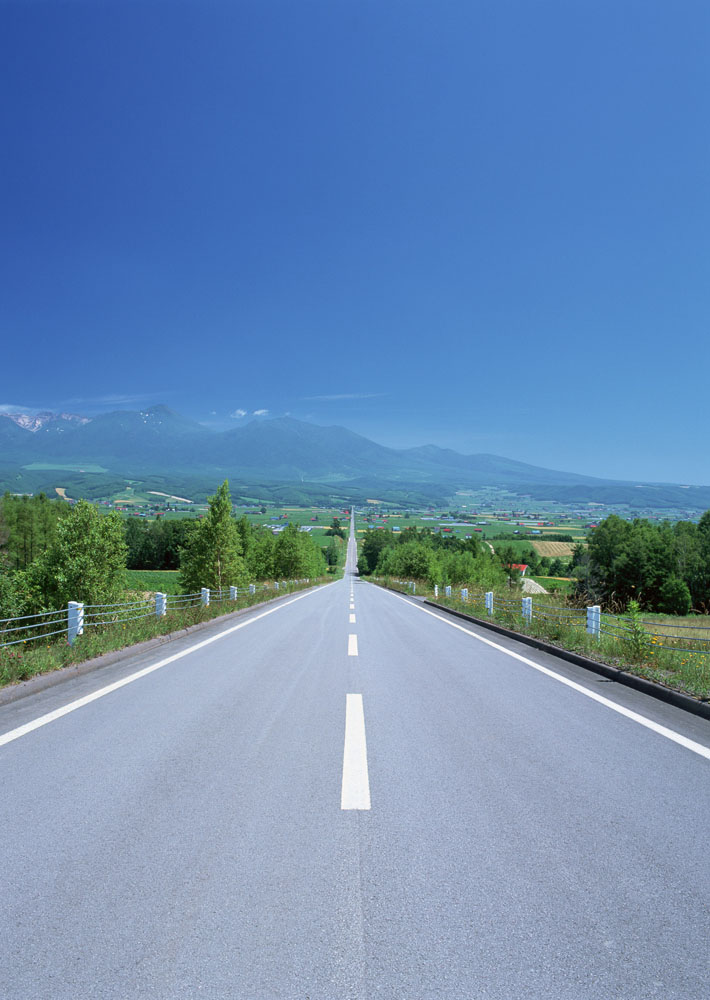
//> input picture img/road.jpg, 710 x 1000 px, given in place of 4.mp4, which was not available
$ ./test2   (built with g++ and OpenCV 4)
//> lines starting //> are read from the running program, lines starting //| are printed output that depends on the picture; after the words box and inside, x2 and y2 are one past the last pixel; in counts of white or black regions, pixels touching at a corner belong together; pictures that were not available may be replaced by others from this repository, and a replacement may not be noted
### include/AutoAdjust.h
//
// Created by niracler on 19-1-6.
//


#ifndef ROAD_DETECT_AUTOADJUST_H
#define ROAD_DETECT_AUTOADJUST_H

#include <iostream>
#include <opencv2/core.hpp>
#include <opencv2/imgproc.hpp>
#include <opencv2/highgui.hpp>

using namespace std;
using namespace cv;

void BrightnessAndContrastAuto(const Mat &src, Mat &dst, float clipHistPercent = 0);
int adjustBrightnessContrast(InputArray src, OutputArray dst, int brightness, int contrast);

#endif //ROAD_DETECT_AUTOADJUST_H

### AutoAdjust.h
//
// Created by niracler on 19-1-6.
//


#ifndef ROAD_DETECT_AUTOADJUST_H
#define ROAD_DETECT_AUTOADJUST_H

#include <iostream>
#include <opencv2/core.hpp>
#include <opencv2/imgproc.hpp>
#include <opencv2/highgui.hpp>

using namespace std;
using namespace cv;

void BrightnessAndContrastAuto(const Mat &src, Mat &dst, float clipHistPercent = 0);
int adjustBrightnessContrast(InputArray src, OutputArray dst, int brightness, int contrast);

#endif //ROAD_DETECT_AUTOADJUST_H

### test2.cpp
//
// Created by zzh on 19-1-5.
//
#include <iostream>
#include <opencv2/core.hpp>
#include <opencv2/imgproc.hpp>
#include <opencv2/highgui.hpp>
#include <opencv2/opencv.hpp>
#include "AutoAdjust.hpp" //亮度及对比度自适应方案

using namespace std;
using namespace cv;

Mat getRoi(Mat &input);

Mat imgEnhancement(const Mat &input);

Mat filterMat(Mat &input);

Mat imgMorphological(Mat &input);

Mat blurMat(Mat &input, int dSize);

Mat cannyMat(Mat &input);

Mat drawRect(Mat &input, Mat &frame);


void callback(int, void *);

int main() {
    VideoCapture capture("/home/zzh/4.mp4");
    Mat frame;


    int width = (int) capture.get(3);
    int height = (int) capture.get(4);
    Size s(width / 2, height / 2);
    Mat resize_frame;

    while (capture.read(frame)) {
//> frame is the input picture: 1000 rows x 710 cols, CV_8UC3; mean B, G, R 176.5, 138.7, 105.8
        resize(frame, resize_frame, s);
        Mat temp = Mat::zeros(resize_frame.size(), CV_8UC1);

//        Mat roi = getRoi(resize_frame);
        // 转换HSV颜色空间
        Mat HSV_frame;
        cvtColor(resize_frame, HSV_frame, COLOR_BGR2HSV);
//> HSV_frame: 500 rows x 355 cols, CV_8UC3; mean H, S, V 101.1, 109.2, 181.1

        // 图像增强
        Mat enhance_mat = imgEnhancement(HSV_frame);

        // 提取区域
        Mat filter_mat = filterMat(enhance_mat);

        // 模糊处理
        Mat blur_mat = blurMat(filter_mat, 3);


        // 形态学变换
        Mat morph_mat = imgMorphological(blur_mat);

        // canny边缘处理
//        Mat canny_mat = cannyMat(morph_mat);

        //绘制矩形
        Mat result = drawRect(morph_mat, resize_frame);

        imshow("result", result);
        imshow("morph_mat", morph_mat);
//        imshow("frame", resize_frame);
        if (waitKey(10) == 'q')
            break;
    }
    return 0;
}

Mat getRoi(Mat &input) {
    Rect rect(0, input.rows * 0.2, input.cols, input.rows * 0.8);
    return input(rect);
}

Mat imgEnhancement(const Mat &input) {
    Mat output;
    Mat kernel = (Mat_<int>(3, 3) << 0, -1, 0, -1, 5, -1, 0, -1, 0);
    filter2D(input, output, input.depth(), kernel);
//> output: 500 rows x 355 cols, CV_8UC3; mean H, S, V 101.7, 109.9, 181

    return output;
}

Mat filterMat(Mat &input) {
    Mat output;
    Mat blue_mask, red_mask, yellow_mask;
    Vec3i blue_low(100, 100, 70), blue_high(124, 255, 255);
//    Vec3i red_low(0, 50, 50), red_high(10, 255, 255);
//    Vec3i yellow_low(25, 50, 50), yellow_high(35, 255, 255);
    inRange(input, blue_low, blue_high, blue_mask);
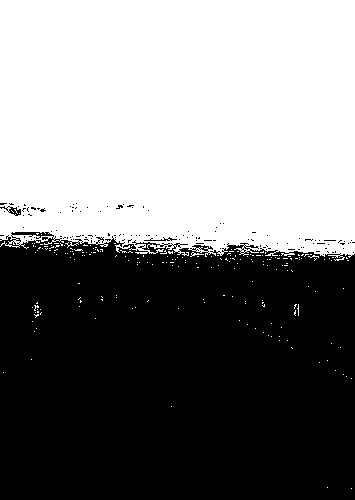
//> blue_mask: 500 rows x 355 cols, CV_8UC1; 49.5% white; 210 white regions (208 under 20 px)
// [6 lines of commented-out code are left out]
    return blue_mask;
}

Mat blurMat(Mat &input, int dSize) {
//> called with dSize = 3
    Mat output;
//    blur(input, output, Size(dSize, dSize));
    GaussianBlur(input, output, Size(dSize, dSize), 0);
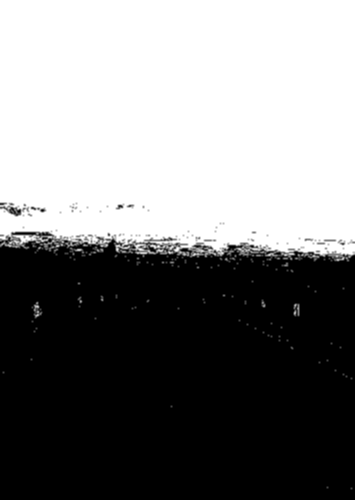
//> output: 500 rows x 355 cols, CV_8UC1; min 0, max 255, mean 126.2
    return output;
}

Mat cannyMat(Mat &input) {
    Mat output;
    Canny(input, output, 100, 200);
    return output;
}

Mat imgMorphological(Mat &input) {
    Mat output;
    Mat kernel = getStructuringElement(MORPH_RECT, Size(5, 5));
    morphologyEx(input, output, MORPH_CLOSE, kernel);
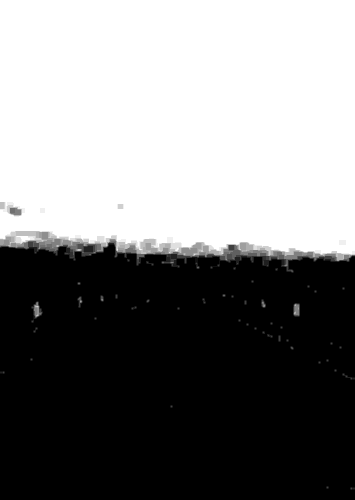
//> output: 500 rows x 355 cols, CV_8UC1; min 0, max 255, mean 127.7
    return output;
}

Mat drawRect(Mat &input, Mat &frame) {
    //  查找轮廓
    vector<vector<Point>> contours;
    vector<Vec4i> hierarchy;
    Mat output = frame.clone();
    findContours(input, contours, hierarchy, RETR_LIST, CHAIN_APPROX_SIMPLE);
//> contours = 46 contours, 41 with area under 20; largest, box (x1, y1, x2, y2) and area: (0, 0, 355, 273) 90636, (31, 301, 43, 323) 116, (293, 303, 300, 317) 77, (77, 296, 83, 308) 35, (261, 299, 266, 308) 26
    for (int i = 0; i < contours.size(); i++) {
        Rect rect = boundingRect(contours[i]);
        double k = (double) (rect.width) / rect.height;
        double area = rect.width * rect.height;
        if (k >= 0.95 && area > 1000)
            rectangle(output, rect, Scalar(0, 0, 255), 2);
    }
//> this loop made 46 passes
//> (rect, k, area) on passes 4, 14, 15, 18, 25, 26, 27, 29, 31, 32, 34, 44: (Rect(342, 373, 13, 7), 1.86, 91), (Rect(278, 335, 3, 7), 0.429, 21), (Rect(267, 334, 6, 4), 1.5, 24), (Rect(33, 327, 5, 6), 0.833, 30), (Rect(131, 306, 6, 4), 1.5, 24), (Rect(293, 303, 7, 14), 0.5, 98), (Rect(31, 301, 12, 22), 0.545, 264), (Rect(261, 299, 5, 9), 0.556, 45), (Rect(202, 298, 4, 6), 0.667, 24), (Rect(77, 296, 6, 12), 0.5, 72), (Rect(100, 295, 4, 7), 0.571, 28), (Rect(146, 261, 8, 5), 1.6, 40)
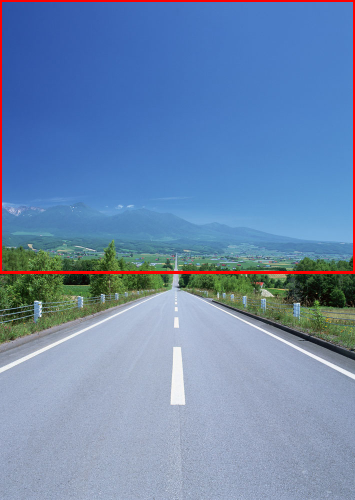
//> output: 500 rows x 355 cols, CV_8UC3; mean B, G, R 174.4, 137, 108.9
//> the 'q' key is pressed
    return output;
}

$ run again, on img/lane_detect_1.png
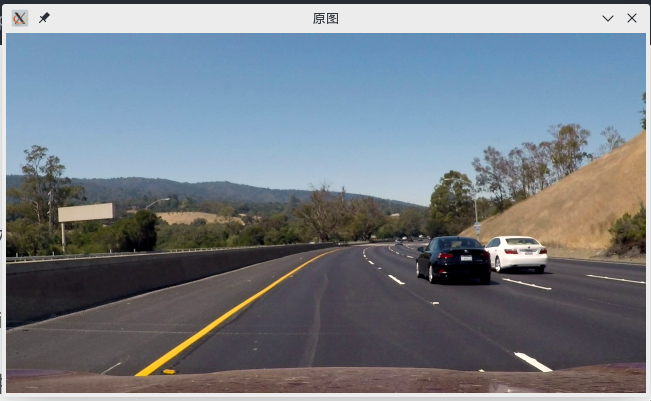
//> input picture img/lane_detect_1.png, 651 x 401 px, given in place of 4.mp4, which was not available
//> frame is the input picture: 401 rows x 651 cols, CV_8UC3; mean B, G, R 134.4, 125.9, 118.3
//> HSV_frame: 200 rows x 325 cols, CV_8UC3; mean H, S, V 78.7, 58.9, 142.7
//> in filterMat, `inRange(input, blue_low, blue_high, blue_mask);`:
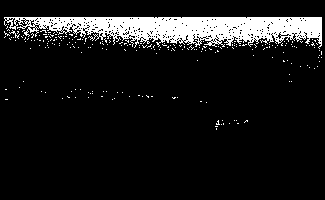
//> blue_mask: 200 rows x 325 cols, CV_8UC1; 10% white; 233 white regions (231 under 20 px)
//> contours = 23 contours, 14 with area under 20; largest, box (x1, y1, x2, y2) and area: (3, 16, 325, 70) 9932, (214, 119, 231, 131) 77, (61, 88, 82, 100) 60, (137, 94, 154, 99) 42, (233, 119, 249, 125) 36
//> the loop in drawRect, `for (int i = 0; i < contours.size(); i++)` made 23 passes
//> (rect, k, area) on passes 1, 2, 3, 5, 6, 8, 9, 10: (Rect(233, 119, 16, 6), 2.67, 96), (Rect(214, 119, 17, 12), 1.42, 204), (Rect(199, 100, 9, 4), 2.25, 36), (Rect(111, 97, 5, 4), 1.25, 20), (Rect(171, 96, 8, 4), 2, 32), (Rect(137, 94, 17, 5), 3.4, 85), (Rect(116, 91, 8, 3), 2.67, 24), (Rect(100, 90, 8, 8), 1, 64)
//> after the loop in drawRect, `for (int i = 0; i < contours.size(); i++)`:
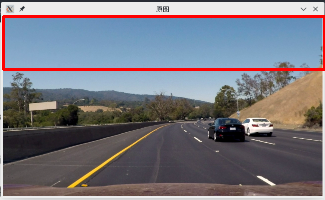
//> output: 200 rows x 325 cols, CV_8UC3; mean B, G, R 127.4, 119.7, 121.4
